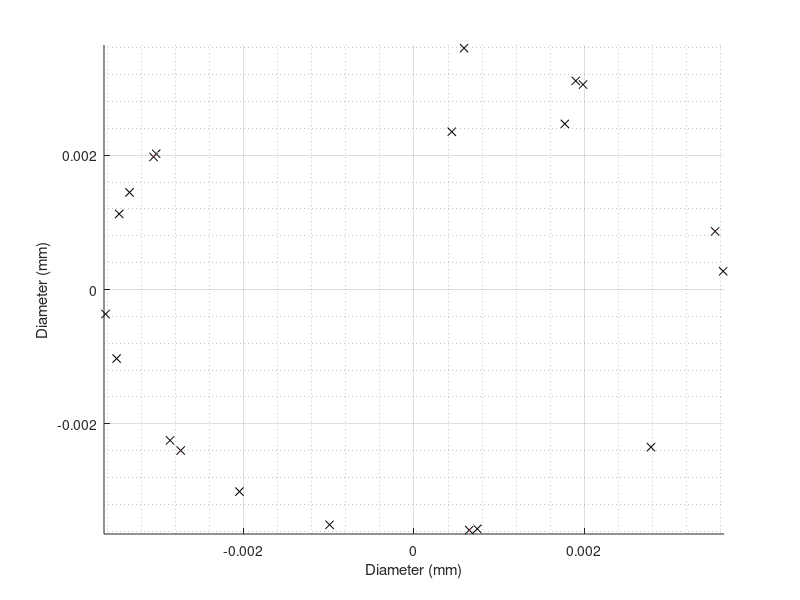

Here is the MATLAB script that generated this plot: (Note: this script raises an error after producing the figure.)
%% BM_09_07 
% Our code before a fundamental restructure which was started as a result
% of a meeting with a computer scientist, Jonathan Fieldsend. See
% associated notes on the wiki <http://2015.igem.org/Team:Exeter/Modeling>.
% This is a simulation of the cell free kit, we hoped building this would
% aid the lab team in their design.
 
%% Setting our toehold/trigger ratio
% t = toehold number
% r = trigger (RNA) number
% N = number of time steps 

    t=10; %Toeholds
    r=10; %RNA's
    N=50; %Time steps

%% Setting our deafault parameters
% These are the parameters used for the basic setup of Brownian motion as
% well as the contianment to a tube.
% Containment is in a 1.5mm Eppendorf tube. 
% All units are SI units unless otherwise stated. 

    rng('shuffle');
    d_t=5.1e-8; % diameter in meters of toehold
    d_r=1.7e-8; % of RNA
    d_c=5.1e-8; % of toehold-RNA complex
    eta = 1.0e-3; % viscosity of water in SI units (Pascal-seconds)
    kB = 1.38e-23; % Boltzmann constant
    T = 293; % Temperature in degrees Kelvin
    D_t = kB * T / (3 * pi * eta * d_t); %diffusion coefficient toehold
    D_r = kB * T / (3 * pi * eta * d_r); %diffusion coefficient RNA
    D_c = kB * T / (3 * pi * eta * d_c); %diffusion coefficient complex
    tau = .1; % time interval in seconds
    p_t = sqrt(2*D_t*tau); 
    p_r = sqrt(2*D_r*tau);
    p_c = sqrt(2*D_c*tau);
    A = 2.5e-10; %binding distance, default at 1e-7 
    styles=['r', 'b', 'g']; %line styles
    theta = 0; % changes the viewing angle
    change = 360/N; % the size of the angle change 
    cylinder_radius=3.64e-3; %radius of 1.5mm eppendorf in metres
    cylinder_height=18e-3; %height of 1.5mm eppendorf
    
    %height can be changed depending on the volume of the solution (rather
    %than the total possible volume of the eppendorf)
    
    %% Generating the matrices needed for plotting 
    % The matrices needed for plotting are all randomly generated before
    % any code is run. 
    % Here the matrices are initalised to zero and then movements are 
    % randomly generated.
    % Displacement matrices are also made to prevent the toeholds and
    % trigger from all forming in the same place. This is added to the
    % movement matrix. 
    
    %Make empty matrices the size needed:
    tx=zeros(N,t); %toehold
    ty=zeros(N,t); 
    tz=zeros(N,t);
    rx=zeros(N,r); %RNA
    ry=zeros(N,r);  
    rz=zeros(N,r);
   
    if t>=r        %complexes, limited by the smaller of t or r. 
        c=r;
    else
        c=t;
    end
    cx=zeros(N,c);
    cy=zeros(N,c);
    cz=zeros(N,c);
    
    %Create random data movements:
    for i=1:t                          %toehold
        tx(:,i)=cumsum(p_t*randn(N,1));
        ty(:,i)=cumsum(p_t*randn(N,1));
        tz(:,i)=cumsum(p_t*randn(N,1));
    end
   
    
    for i=1:r                          %RNA
        rx(:,i)=cumsum(p_r*randn(N,1));
        ry(:,i)=cumsum(p_r*randn(N,1));
        rz(:,i)=cumsum(p_r*randn(N,1));
    end

    for i=1:c                          %Complex
        cx(:,i)=cumsum(p_c*randn(N,1));
        cy(:,i)=cumsum(p_c*randn(N,1));
        cz(:,i)=cumsum(p_c*randn(N,1));
    end
    
    %displacement is added after binding of lines occurs.
    %initial displacement values:
    min=0; %default at 1e-4
    max=3.64e-3;
    
    %displacement martices
    disp_tx=(min+(max-min))*randn(t,1);
    disp_ty=(min+(max-min))*randn(t,1);
    disp_tz=(min+(max-min))*randn(t,1);
    
    disp_rx=(min+(max-min))*randn(r,1);
    disp_ry=(min+(max-min))*randn(r,1);
    disp_rz=(min+(max-min))*randn(r,1);
    
    %% Confinement
    % Here all of the randomly generated coordinate points are checked 
    % against the cylinder they are contained in. If they are outside the
    % cylinder they are moved back in.
    % They are moved back to the edge of the cylinder. 

    %shift by inital displacement values:
    for i=1:t
        for j=1:N
            co_x=tx(j,i)+disp_tx(i,1);
            co_y=ty(j,i)+disp_ty(i,1);
            % Checking whether the toehold is in the cylinder 
            if (co_x^2)+(co_y^2)>=(cylinder_radius^2)      
                %both x and y lie outisde the cylinder // x inside and y
                %ouside // x outside and y inside
                grad=co_y/co_x;
                grad=abs(grad);
                if co_x<0
                   tx(j,i)=-(((cylinder_radius^2)/((grad^2)+1))^0.5); 
                else
                   tx(j,i)=(((cylinder_radius^2)/((grad^2)+1))^0.5);
                end
                if co_y<0
                   ty(j,i)=-(grad*(((cylinder_radius^2)/ ... 
                       ((grad^2)+1))^0.5));
                else
                   ty(j,i)=grad*(((cylinder_radius^2)/((grad^2)+1))^0.5);
                end
            
            %otherwise add normal displacement:
            else   
                tx(j,i)=tx(j,i)+disp_tx(i,1);
                ty(j,i)=ty(j,i)+disp_ty(i,1);
            end
            
            %Z-coordinate confinement to height of the cylinder
            if (tz(j,i)+disp_tz(i,1))>=cylinder_height 
                tz(j,i)=cylinder_height;
            end
            if (tz(j,i)+disp_tz(i,1))<=-cylinder_height
                tz(j,i)=-cylinder_height;
            end
            if (tz(j,i)+disp_tz(i,1))<=cylinder_height && ...
                    (tz(j,i)+disp_tz(i,1))>=-cylinder_height
                tz(j,i)=tz(j,i)+disp_tz(i,1);
            end
        end
    end
    
    for i=1:r
        for j=1:N
            co_x=rx(j,i)+disp_rx(i,1);
            co_y=ry(j,i)+disp_ry(i,1);
            % Checking whether the RNA is in the cylinder 
            if (co_x^2)+(co_y^2)>=(cylinder_radius^2)      
                %both x and y lie outisde the cylinder // x inside and y
                %ouside // x outside and y inside
                grad=co_y/co_x;
                grad=abs(grad);
                if co_x<0
                   rx(j,i)=-(((cylinder_radius^2)/((grad^2)+1))^0.5); 
                else
                   rx(j,i)=(((cylinder_radius^2)/((grad^2)+1))^0.5);
                end
                if co_y<0
                   ry(j,i)=-(grad*(((cylinder_radius^2)/ ... 
                       ((grad^2)+1))^0.5));
                else
                   ry(j,i)=grad*(((cylinder_radius^2)/((grad^2)+1))^0.5);
                end
            
            %otherwise add normal displacement:
            else
                rx(j,i)=rx(j,i)+disp_rx(i,1);
                ry(j,i)=ry(j,i)+disp_ry(i,1);
            end
            
            %Z-coordinate confinement to height of the cylinder
            if (rz(j,i)+disp_rz(i,1))>=cylinder_height 
                rz(j,i)=cylinder_height;
            end
            if (rz(j,i)+disp_rz(i,1))<=-cylinder_height
                rz(j,i)=-cylinder_height;
            end
            if (rz(j,i)+disp_rz(i,1))<=cylinder_height && ...
                    (rz(j,i)+disp_rz(i,1))>=-cylinder_height
                rz(j,i)=rz(j,i)+disp_rz(i,1);
            end
        end
    end
    
    %% Checking and Preparation 
    % Here is were some checking variables are initalised, and the gird
    % for the simulation is set up. 
    
    %checkpoints
    check_r=zeros(1,r); %records identities of joined RNA
    check_t=zeros(1,t); %records identities of joined toeholds
    joinlock=zeros(1,c); %records joined lines
    delay=zeros(1,c); %Delay for after splitting
    splitpoint=zeros(1,c); %timestep when split
    split = zeros(1,c);
    
    %Setting up the grid
    figure()
    axis([-0.00364 0.00364 -0.00364 0.00364 -0.018 0.018]) 
    grid on
    grid MINOR
    set(gcf, 'Position', [100 10 600 600])
    xlabel('Diameter (mm)')
    ylabel('Diameter (mm)')
    zlabel('Height (mm)')
    
    %% The Main Loop
    % This is the main loop of the code were the majority of the
    % simulation is undetaken.
    
    for j=1:N %timesteps
       if j == N
           break
       else
       hold on
       
       if j==1
           % Plotting starting points
           plot3(rx(1,:),ry(1,:),rz(1,:),'kx'); %starting point for RNA
           plot3(tx(1,:),ty(1,:),tz(1,:),'kx') %starting point for toehold
       end
       
       %Generates the random number for joining probability
       join = randi([1 10],1); 

           for k=1:t
               if check_t(1,k)==0   
                   %plots toehold path 
                   plot3([tx(j,k) tx(j+1,k)],[ty(j,k) ty(j+1,k)], ... 
                       [tz(j,k) tz(j+1,k)], styles(2)); %toehold path
               end
               % Sets the number of complexes based on the lower of
               % toeholds and RNA's
               for m=1:r
                  if t>=r
                      n=m;
                  end
                  if t<=r
                      n=k;
                  end  
                  if check_r(1,m)==0  
                      %plots RNA path
                      plot3([rx(j,m) rx(j+1,m)],[ry(j,m) ry(j+1,m)], ... 
                          [rz(j,m) rz(j+1,m)], styles(1)); %RNA path
                  end
                  if join>3   %threshold probability for joining
                     joinlock(1,n)=1;
                  end
                  %define complex loop variable based limiting component
                  if joinlock(1,n)==1 
                   if ((((tx(j,k)-rx(j,m))^2)+((ty(j,k)-ry(j,m))^2)+ ... 
                      ((tz(j,k)-rz(j,m))^2))<=(A^2) || (check_r(1,m)~=0 ... 
                      && check_t(1,k)~=0)) && (j~=1) && delay(1,n)==0    
                       if (check_r(1,m)==0 && check_t(1,k)==0)
                           %ensure a connecting line between new and old:
                           temprx=(rx(j+1,m));
                           temptx=(tx(j+1,k));
                           tempry=(ry(j+1,m));
                           tempty=(ty(j+1,k));
                           temprz=(rz(j+1,m));
                           temptz=(tz(j+1,k));
                           %midpoint between the joining lines
                           cx(j,n)=((rx(j,m)+tx(j,k))/2); 
                           cy(j,n)=((ry(j,m)+ty(j,k))/2);
                           cz(j,n)=((rz(j,m)+tz(j,k))/2);
                           rx(j,m)=temprx;
                           rx(j+1,m)=cx(j,n);
                           ry(j,m)=tempry;
                           ry(j+1,m)=cy(j,n);
                           rz(j,m)=temprz;
                           rz(j+1,m)=cz(j,n);
                           tx(j,k)=temptx;
                           tx(j+1,k)=cx(j,n);
                           ty(j,k)=tempty;
                           ty(j+1,k)=cy(j,n);
                           tz(j,k)=temptz;
                           tz(j+1,k)=cz(j,n);
                           
                           %copies the toehold line to complex line 
                           for b=(j+1):N 
                             if b==N
                                 cx(b,n)=tx(b,k);
                                 cy(b,n)=ty(b,k);
                                 cz(b,n)=tz(b,k);
                             end
                             cx(b-1,n)=tx(b,k); 
                             cy(b-1,n)=ty(b,k);
                             cz(b-1,n)=tz(b,k);
                           end                           
                           
                           %plots a circle at the joining point 
                           plot3(tx(j+1,k),ty(j+1,k),tz(j+1,k),'ko'); 
                           %connector lines
                           plot3([rx(j,m) rx(j+1,m)],[ry(j,m) ... 
                               ry(j+1,m)],[rz(j,m) rz(j+1,m)], styles(1)) 
                           plot3([tx(j,k) tx(j+1,k)],[ty(j,k) ... 
                               ty(j+1,k)],[tz(j,k) tz(j+1,k)], styles(2))
                    
                           %makes check equal 1 to indicate a complex 
                           check_r(1,m)=check_r(1,m)+1; 
                           check_t(1,k)=check_t(1,k)+1; 
                           %plots first section of the complex line
                           plot3([cx(j,n) cx(j+1,n)],[cy(j,n) ... 
                               cy(j+1,n)],[cz(j,n) cz(j+1,n)], styles(3))
                           
                           split(1,n) = randi([1 N],1); 
                           %randon number for truncating limit
                           %Range of the random number needs to be changed
                           %depending on the statistical probability of
                           %(e.g.) 95% of complexes split after a certain
                           %time scale.
             
                       %makes sure split point is in the maximum time step
                           if (j+split(1,n))>=N
                               splittime=j;
                               splitpoint(1,n)=N;
                           end
                           %sets the split point
                           if (j+split(1,n))<=N && splitpoint(1,n)==0 
                               splittime=j;
                               splitpoint(1,n)=(j+split(1,n));
                           end    
                           
                           continue
                       end %end of check==0 statement
       %at split point sets check equal to zero to indicate separate lines
                       if j==splitpoint(1,n) 
                           check_t(1,k)=0;
                           check_r(1,m)=0;
                           tx(j,k)=cx(j,n);
                           ty(j,k)=cy(j,n);
                           tz(j,k)=cz(j,n);
                           rx(j,m)=cx(j,n);
                           ry(j,m)=cy(j,n);
                           rz(j,m)=cz(j,n);
                           %plots the split point
                           plot3(cx(j,n), cy(j,n), cz(j,n), 'k*'); 
                           
                           delay(1,n)=(5*t*r); %binding delay
                           
                           %Generate new directions from the last point of
                           %the green line for the red line
                           
                           rx_temp=zeros(1,N-splitpoint(1,n));
                           ry_temp=zeros(1,N-splitpoint(1,n));
                           rz_temp=zeros(1,N-splitpoint(1,n));
                           rx_temp(1,1)=cx(j,n);
                           ry_temp(1,1)=cy(j,n);
                           rz_temp(1,1)=cz(j,n);
                           
                           %regenerating random numbers to plot the RNA
                           %line
                           for z=2:N-splitpoint(1,n) 
                               rx_temp(1,z)=p_r*randn(1,1);
                               ry_temp(1,z)=p_r*randn(1,1);
                               rz_temp(1,z)=p_r*randn(1,1);
                           end
                           rx2=cumsum(rx_temp)';
                           ry2=cumsum(ry_temp)';
                           rz2=cumsum(rz_temp)';
                           
                           for z=1:length(rx2)
                                   rx(splitpoint(1,n)+z,m)=rx2(z,1);
                                   ry(splitpoint(1,n)+z,m)=ry2(z,1);
                                   rz(splitpoint(1,n)+z,m)=rz2(z,1);
                           end

                           tx_temp=zeros(1,N-splitpoint(1,n));
                           ty_temp=zeros(1,N-splitpoint(1,n));
                           tz_temp=zeros(1,N-splitpoint(1,n));
                           tx_temp(1,1)=cx(j,n);
                           ty_temp(1,1)=cy(j,n);
                           tz_temp(1,1)=cz(j,n);
                           
                           %regenerating random numbers to plot the toehold
                           %line
                           for z=2:N-splitpoint(1,n) 
                               tx_temp(1,z)=p_t*randn(1,1);
                               ty_temp(1,z)=p_t*randn(1,1);
                               tz_temp(1,z)=p_t*randn(1,1);
                           end
                           tx2=cumsum(tx_temp)';
                           ty2=cumsum(ty_temp)';
                           tz2=cumsum(tz_temp)';
                           
                           for z=1:length(tx2)
                                   tx(splitpoint(1,n)+z,k)=tx2(z,1);
                                   ty(splitpoint(1,n)+z,k)=ty2(z,1);
                                   tz(splitpoint(1,n)+z,k)=tz2(z,1);
                           end
                       end  %end of  if j==splitpoint statement
                       if (check_r(1,m)~=0 && check_t(1,k)~=0)
                           %plots complex line:
                           plot3([cx(j,n) cx(j+1,n)],[cy(j,n)...
                               cy(j+1,n)],[cz(j,n) cz(j+1,n)], styles(3));                     
                       end
                   end %end of if statement
                  end %end of joinlock==1 statement
                  %delay countdown
                  if delay(1,n)~=0
        	         delay(1,n)=delay(1,n)-1;
                  end       
               end %end of m for loop
           end %end of k for loop
       end %end of if j==N statement
       %drawnow 
       
       %% Code needed to produce a .gif file of the simulation output
       
       % gif utilities
       set(gcf,'color','w'); % set figure background to white
       drawnow;
       frame = getframe(gcf);
       im = frame2im(frame);
       [imind,cm] = rgb2ind(im,256);
       outfile = 'Ribonostics9.gif';
       
       % adjusting the viewing the angle
       view(theta,45);
       theta = theta + change;

       % On the first loop, create the file. In subsequent loops, append.
       if j==1
          imwrite(imind,cm,outfile,'gif','DelayTime',0,'loopcount',inf);
       else
          imwrite(imind,cm,outfile,'gif','DelayTime',0,'writemode', ...
          'append');
       end
        
    end %end of j for loop
            
    %% End Of The Code
    % This is preliminary simulation developed by the Univeristy Of Exeter
    % iGEM team 2015.
    % Developed mainly by Amy, Dan and Todd. 
    